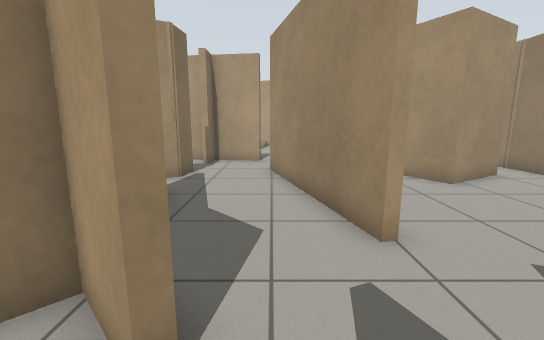
View 1 (above)

24 first-person views from a walk through a Gazebo world. The camera is 0.94 m above the floor, tilts 10° down and sees 90° across. The floor is counted in squares, 0.5 m on a side. Each view is taken from the middle of a square. On the plan, view 1 faces up. The plan holds only what a view shows up to about 15 squares ahead; the rest is blank.

View 2
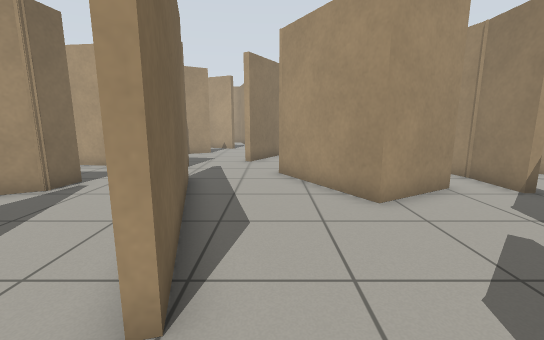

View 3
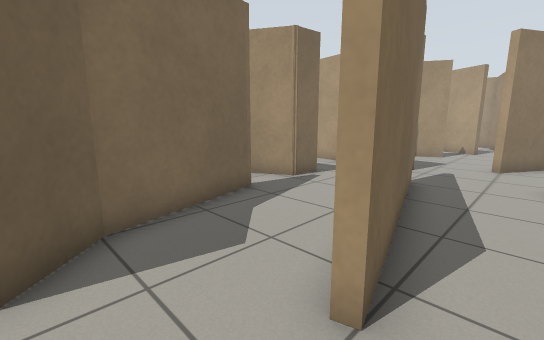

View 4
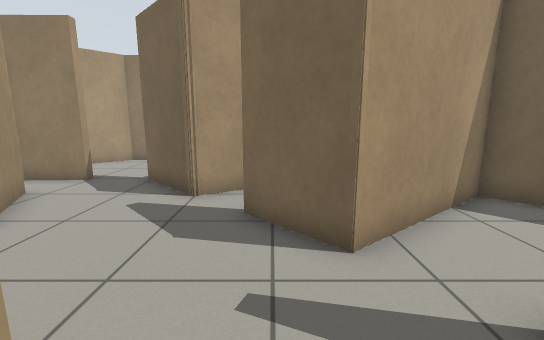

View 5
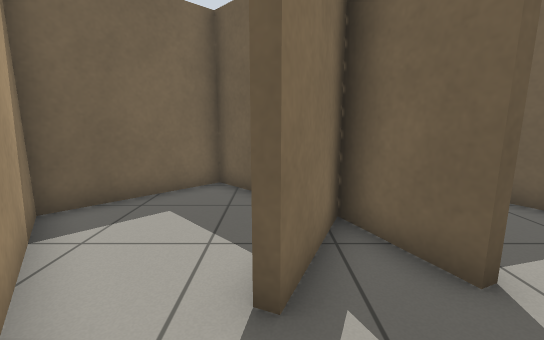

View 6
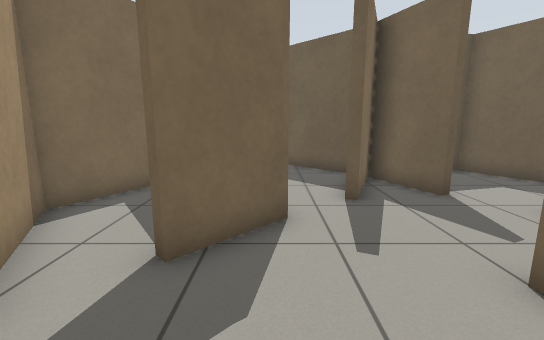

View 7
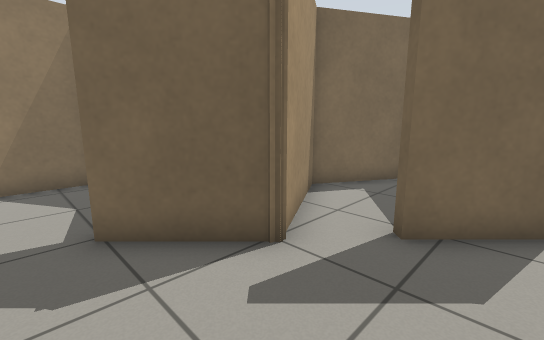

View 8
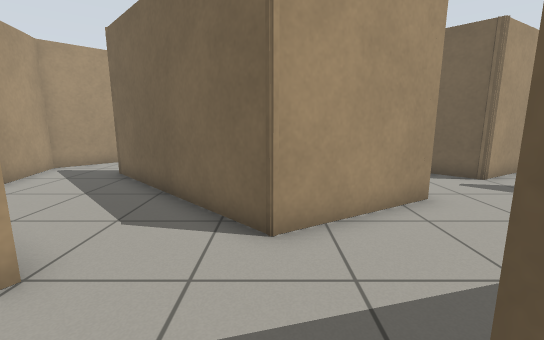

View 9
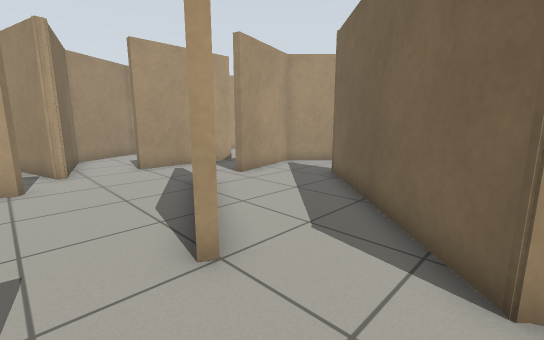

View 10
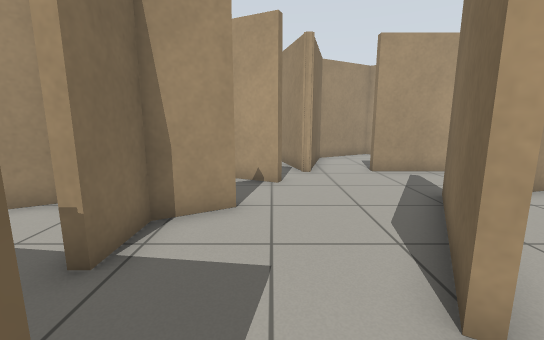

View 11
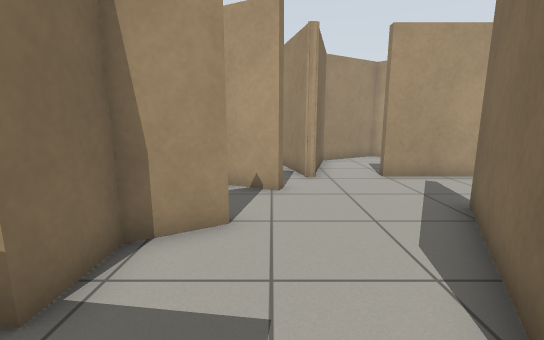

View 12
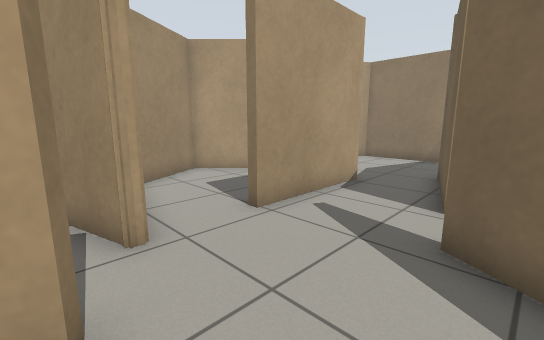

View 13
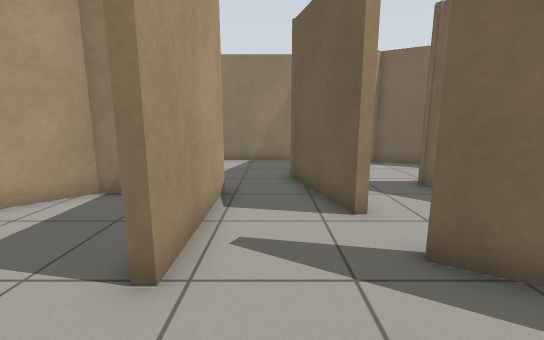

View 14
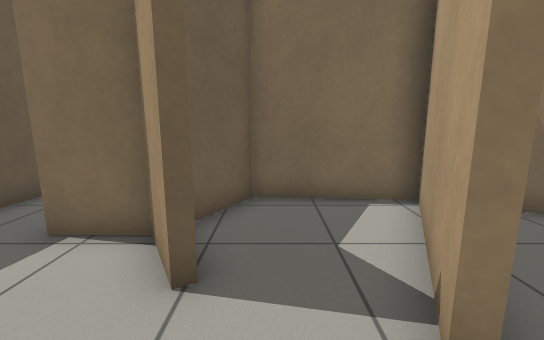

View 15
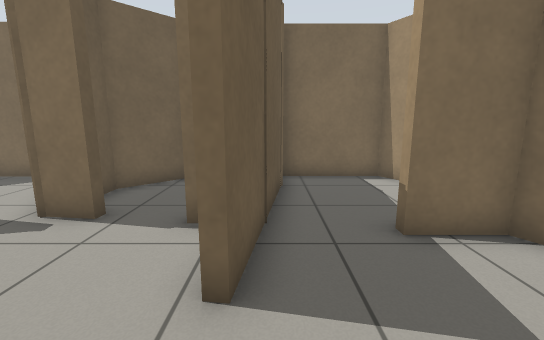

View 16
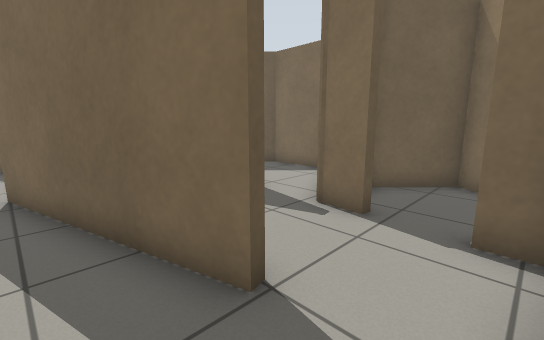

View 17
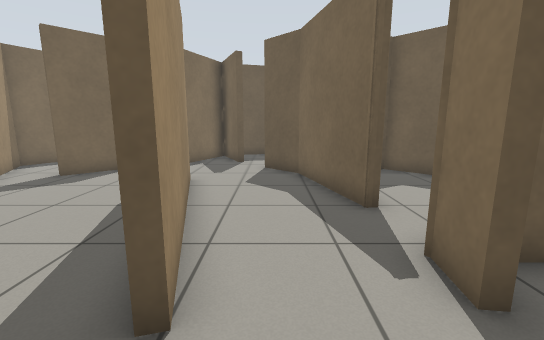

View 18
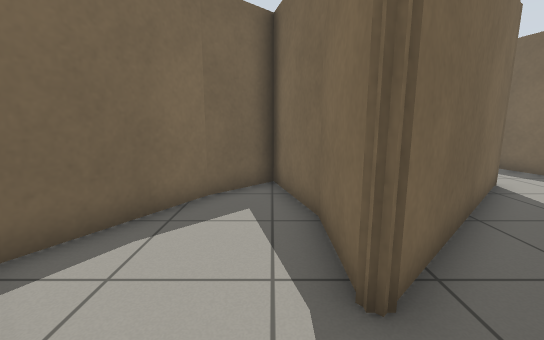

View 19
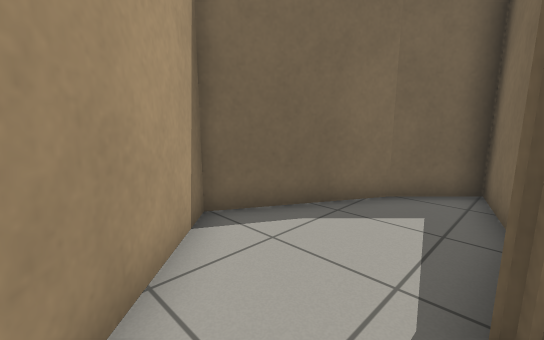

View 20
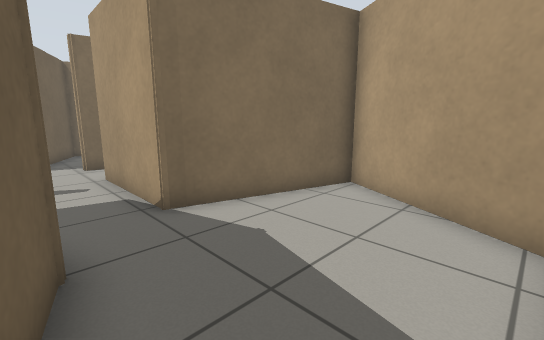

View 21
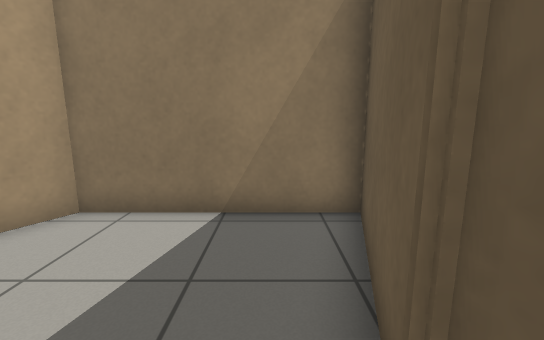

View 22
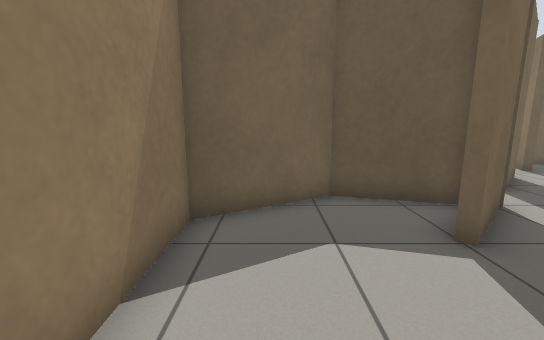

View 23
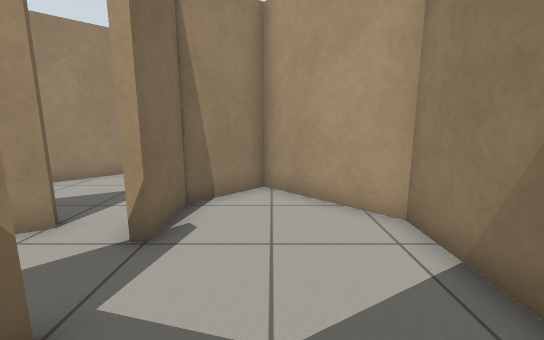

View 24
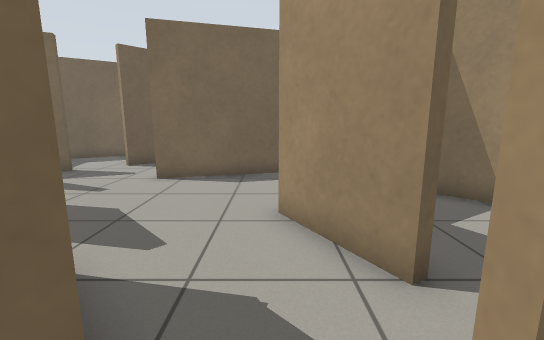

### Floor plan
Ten units are one square. View 1 is at (0, 0); x grows to the right and y downward. Boxes are objects, and circles mark ways between rooms. Rooms are numbered by the first view taken in them; rooms with no view inside come last. Other rooms are left out.
<svg viewBox="-79 -296 230 355">
<path fill="none" stroke="#000" d="M-35 -71 -31 -72 -19 -29M17 -40 -1 -108 2 -109 6 -93M-35 -106 -31 -105 -32 -93M43 -103 33 -120 42 -129M-5 -133 -29 -136 -29 -124 -32 -124M-20 -30 -6 -17M20 -150 17 -151M2 0 6 -2M78 -50 88 -60M53 -10 47 -18 65 -37M71 -90 55 -81 43 -103M29 -6 32 -5M6 -93 20 -41 17 -40M83 14 99 -14 78 -50 79 -53M-7 -189 -23 -180 -23 -162 -28 -162M4 -217 2 -213 -44 -236 -47 -195 -30 -185M17 -151 45 -199M15 -233 13 -232M18 -246 14 -232 12 -233 4 -261M-37 -140 -5 -136M91 -178 91 -146M90 -148 99 -114 117 -132M34 -175 20 -150M42 -129 89 -176 92 -174M116 -131 139 -171 101 -210 64 -200M63 -203 101 -213 146 -201 146 -260 98 -288 83 -233 39 -233M45 -199 48 -197M99 -71 102 -68M87 -50 115 -42 146 -60 146 -100 118 -128 100 -111 101 -91 98 -91M79 -100 81 -96 71 -90M97 -111 95 -119M98 -91 97 -112M66 -149 40 -123M88 -60 99 -71M39 -233 39 -238M81 -260 81 -266 56 -291 25 -273 18 -246M22 29 46 54 78 23 53 -10M32 -5 29 1M-57 -142 -37 -140M-49 -192 -74 -177 -74 -144M-69 -120 -73 -114 -55 -96 -42 -96M-34 -136 -56 -139M6 -2 17 23 29 -6"/>
<circle cx="15" cy="-25" r="3" fill="#2a7"/>
<circle cx="25" cy="-90" r="3" fill="#2a7"/>
<circle cx="5" cy="-150" r="3" fill="#2a7"/>
<circle cx="25" cy="-140" r="3" fill="#2a7"/>
<circle cx="-30" cy="-115" r="3" fill="#2a7"/>
<circle cx="80" cy="-75" r="3" fill="#2a7"/>
<circle cx="40" cy="-10" r="3" fill="#2a7"/>
<circle cx="45" cy="-215" r="3" fill="#2a7"/>
<circle cx="30" cy="-240" r="3" fill="#2a7"/>
<circle cx="-35" cy="-165" r="3" fill="#2a7"/>
<circle cx="60" cy="-200" r="3" fill="#2a7"/>
<circle cx="100" cy="-85" r="3" fill="#2a7"/>
<text x="0" y="-80">1</text>
<text x="50" y="-50">2</text>
<text x="0" y="-190">3</text>
<text x="70" y="-170">4</text>
<text x="100" y="-230">5</text>
<text x="120" y="-80">6</text>
<text x="70" y="-110">7</text>
<text x="50" y="-260">8</text>
<text x="50" y="20">9</text>
<text x="-60" y="-160">10</text>
<text x="-50" y="-120">11</text>
<text x="20" y="0">12</text>
</svg>
Room 1 opens to room 2. Room 1 opens to room 3. Room 1 opens to room 4. Room 1 opens to room 11. Room 2 opens to room 7. Room 2 opens to room 9. Room 3 opens to room 5. Room 3 opens to room 8. Room 3 opens to room 10. Room 4 opens to room 5. Room 6 opens to room 7.

Where each view was taken, in squares from view 1:
view 1: 0 up, 0 right, facing up
view 2: 2 up, 3 right, facing up
view 3: 2 up, 3 right, facing up-left
view 4: 3 up, 1 right, facing right
view 5: 3 up, 3 right, facing down
view 6: 7 up, 5 right, facing down
view 7: 8 up, 5 right, facing down-right
view 8: 12 up, 1 left, facing right
view 9: 12 up, 0 right, facing up-right
view 10: 13 up, 0 right, facing up
view 11: 14 up, 0 right, facing up
view 12: 19 up, 0 right, facing up-right
view 13: 22 up, 1 right, facing right
view 14: 20 up, 2 right, facing left
view 15: 14 up, 2 right, facing left
view 16: 13 up, 2 right, facing down-left
view 17: 13 up, 1 left, facing down
view 18: 20 up, 10 right, facing down
view 19: 20 up, 9 right, facing down-right
view 20: 21 up, 14 right, facing up-left
view 21: 22 up, 9 right, facing right
view 22: 11 up, 13 right, facing down
view 23: 5 up, 12 right, facing up
view 24: 8 up, 11 right, facing left
